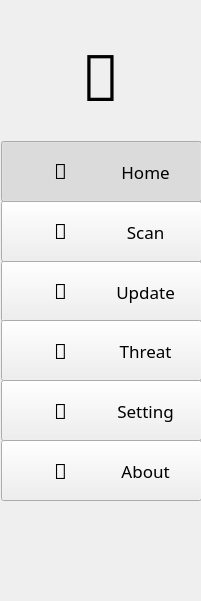
<?xml version="1.0" encoding="UTF-8"?>
<ui version="4.0">
 <class>SideMenuWidget</class>
 <widget class="QWidget" name="SideMenuWidget">
  <property name="geometry">
   <rect>
    <x>0</x>
    <y>0</y>
    <width>201</width>
    <height>601</height>
   </rect>
  </property>
  <property name="windowTitle">
   <string>Form</string>
  </property>
  <widget class="QLabel" name="icon_label">
   <property name="geometry">
    <rect>
     <x>40</x>
     <y>20</y>
     <width>121</width>
     <height>111</height>
    </rect>
   </property>
   <property name="font">
    <font>
     <family>Segoe MDL2 Assets</family>
     <pointsize>48</pointsize>
    </font>
   </property>
   <property name="text">
    <string></string>
   </property>
   <property name="alignment">
    <set>Qt::AlignCenter</set>
   </property>
  </widget>
  <widget class="QLabel" name="background_label">
   <property name="geometry">
    <rect>
     <x>-10</x>
     <y>-10</y>
     <width>221</width>
     <height>621</height>
    </rect>
   </property>
   <property name="text">
    <string/>
   </property>
  </widget>
  <widget class="QPushButton" name="update_pushButton">
   <property name="geometry">
    <rect>
     <x>1</x>
     <y>261</y>
     <width>201</width>
     <height>61</height>
    </rect>
   </property>
   <property name="sizePolicy">
    <sizepolicy hsizetype="Minimum" vsizetype="Minimum">
     <horstretch>0</horstretch>
     <verstretch>0</verstretch>
    </sizepolicy>
   </property>
   <property name="minimumSize">
    <size>
     <width>0</width>
     <height>40</height>
    </size>
   </property>
   <property name="font">
    <font>
     <family>Segoe MDL2 Assets</family>
     <pointsize>13</pointsize>
     <weight>50</weight>
     <bold>false</bold>
    </font>
   </property>
   <property name="text">
    <string>                    Update</string>
   </property>
   <property name="checkable">
    <bool>true</bool>
   </property>
   <property name="checked">
    <bool>false</bool>
   </property>
  </widget>
  <widget class="QPushButton" name="threat_pushButton">
   <property name="geometry">
    <rect>
     <x>1</x>
     <y>320</y>
     <width>201</width>
     <height>61</height>
    </rect>
   </property>
   <property name="sizePolicy">
    <sizepolicy hsizetype="Minimum" vsizetype="Minimum">
     <horstretch>0</horstretch>
     <verstretch>0</verstretch>
    </sizepolicy>
   </property>
   <property name="minimumSize">
    <size>
     <width>0</width>
     <height>40</height>
    </size>
   </property>
   <property name="font">
    <font>
     <family>Segoe MDL2 Assets</family>
     <pointsize>13</pointsize>
     <weight>50</weight>
     <bold>false</bold>
    </font>
   </property>
   <property name="text">
    <string>                    Threat</string>
   </property>
   <property name="checkable">
    <bool>true</bool>
   </property>
  </widget>
  <widget class="QPushButton" name="scan_pushButton">
   <property name="geometry">
    <rect>
     <x>1</x>
     <y>201</y>
     <width>201</width>
     <height>61</height>
    </rect>
   </property>
   <property name="sizePolicy">
    <sizepolicy hsizetype="Minimum" vsizetype="Minimum">
     <horstretch>0</horstretch>
     <verstretch>0</verstretch>
    </sizepolicy>
   </property>
   <property name="minimumSize">
    <size>
     <width>0</width>
     <height>40</height>
    </size>
   </property>
   <property name="font">
    <font>
     <family>Segoe MDL2 Assets</family>
     <pointsize>13</pointsize>
     <weight>50</weight>
     <bold>false</bold>
    </font>
   </property>
   <property name="text">
    <string>                    Scan</string>
   </property>
   <property name="checkable">
    <bool>true</bool>
   </property>
  </widget>
  <widget class="QPushButton" name="home_pushButton">
   <property name="geometry">
    <rect>
     <x>1</x>
     <y>141</y>
     <width>201</width>
     <height>61</height>
    </rect>
   </property>
   <property name="sizePolicy">
    <sizepolicy hsizetype="Minimum" vsizetype="Minimum">
     <horstretch>0</horstretch>
     <verstretch>0</verstretch>
    </sizepolicy>
   </property>
   <property name="minimumSize">
    <size>
     <width>0</width>
     <height>40</height>
    </size>
   </property>
   <property name="font">
    <font>
     <family>Segoe MDL2 Assets</family>
     <pointsize>13</pointsize>
     <weight>50</weight>
     <bold>false</bold>
    </font>
   </property>
   <property name="text">
    <string>                    Home</string>
   </property>
   <property name="checkable">
    <bool>true</bool>
   </property>
   <property name="checked">
    <bool>true</bool>
   </property>
  </widget>
  <widget class="QPushButton" name="setting_pushButton">
   <property name="geometry">
    <rect>
     <x>1</x>
     <y>380</y>
     <width>201</width>
     <height>61</height>
    </rect>
   </property>
   <property name="sizePolicy">
    <sizepolicy hsizetype="Minimum" vsizetype="Minimum">
     <horstretch>0</horstretch>
     <verstretch>0</verstretch>
    </sizepolicy>
   </property>
   <property name="minimumSize">
    <size>
     <width>0</width>
     <height>40</height>
    </size>
   </property>
   <property name="font">
    <font>
     <family>Segoe MDL2 Assets</family>
     <pointsize>13</pointsize>
     <weight>50</weight>
     <bold>false</bold>
    </font>
   </property>
   <property name="text">
    <string>                    Setting</string>
   </property>
   <property name="checkable">
    <bool>true</bool>
   </property>
  </widget>
  <widget class="QPushButton" name="about_pushButton">
   <property name="geometry">
    <rect>
     <x>1</x>
     <y>440</y>
     <width>201</width>
     <height>61</height>
    </rect>
   </property>
   <property name="sizePolicy">
    <sizepolicy hsizetype="Minimum" vsizetype="Minimum">
     <horstretch>0</horstretch>
     <verstretch>0</verstretch>
    </sizepolicy>
   </property>
   <property name="minimumSize">
    <size>
     <width>0</width>
     <height>40</height>
    </size>
   </property>
   <property name="font">
    <font>
     <family>Segoe MDL2 Assets</family>
     <pointsize>13</pointsize>
     <weight>50</weight>
     <bold>false</bold>
    </font>
   </property>
   <property name="text">
    <string>                    About</string>
   </property>
   <property name="checkable">
    <bool>true</bool>
   </property>
  </widget>
  <widget class="QLabel" name="label">
   <property name="geometry">
    <rect>
     <x>30</x>
     <y>140</y>
     <width>61</width>
     <height>61</height>
    </rect>
   </property>
   <property name="font">
    <font>
     <family>Segoe MDL2 Assets</family>
     <pointsize>16</pointsize>
     <weight>75</weight>
     <bold>true</bold>
    </font>
   </property>
   <property name="text">
    <string notr="true"></string>
   </property>
   <property name="alignment">
    <set>Qt::AlignCenter</set>
   </property>
  </widget>
  <widget class="QLabel" name="label_2">
   <property name="geometry">
    <rect>
     <x>30</x>
     <y>200</y>
     <width>61</width>
     <height>61</height>
    </rect>
   </property>
   <property name="font">
    <font>
     <family>Segoe MDL2 Assets</family>
     <pointsize>16</pointsize>
     <weight>75</weight>
     <bold>true</bold>
    </font>
   </property>
   <property name="text">
    <string notr="true"></string>
   </property>
   <property name="alignment">
    <set>Qt::AlignCenter</set>
   </property>
  </widget>
  <widget class="QLabel" name="label_3">
   <property name="geometry">
    <rect>
     <x>30</x>
     <y>260</y>
     <width>61</width>
     <height>61</height>
    </rect>
   </property>
   <property name="font">
    <font>
     <family>Segoe MDL2 Assets</family>
     <pointsize>16</pointsize>
     <weight>75</weight>
     <bold>true</bold>
    </font>
   </property>
   <property name="text">
    <string notr="true"></string>
   </property>
   <property name="alignment">
    <set>Qt::AlignCenter</set>
   </property>
  </widget>
  <widget class="QLabel" name="label_4">
   <property name="geometry">
    <rect>
     <x>30</x>
     <y>320</y>
     <width>61</width>
     <height>61</height>
    </rect>
   </property>
   <property name="font">
    <font>
     <family>Segoe MDL2 Assets</family>
     <pointsize>16</pointsize>
     <weight>75</weight>
     <bold>true</bold>
    </font>
   </property>
   <property name="text">
    <string notr="true"></string>
   </property>
   <property name="alignment">
    <set>Qt::AlignCenter</set>
   </property>
  </widget>
  <widget class="QLabel" name="label_5">
   <property name="geometry">
    <rect>
     <x>30</x>
     <y>380</y>
     <width>61</width>
     <height>61</height>
    </rect>
   </property>
   <property name="font">
    <font>
     <family>Segoe MDL2 Assets</family>
     <pointsize>16</pointsize>
     <weight>75</weight>
     <bold>true</bold>
    </font>
   </property>
   <property name="text">
    <string notr="true"></string>
   </property>
   <property name="alignment">
    <set>Qt::AlignCenter</set>
   </property>
  </widget>
  <widget class="QLabel" name="label_6">
   <property name="geometry">
    <rect>
     <x>30</x>
     <y>440</y>
     <width>61</width>
     <height>61</height>
    </rect>
   </property>
   <property name="font">
    <font>
     <family>Segoe MDL2 Assets</family>
     <pointsize>16</pointsize>
     <weight>75</weight>
     <bold>true</bold>
    </font>
   </property>
   <property name="text">
    <string notr="true"></string>
   </property>
   <property name="alignment">
    <set>Qt::AlignCenter</set>
   </property>
  </widget>
  <zorder>background_label</zorder>
  <zorder>update_pushButton</zorder>
  <zorder>threat_pushButton</zorder>
  <zorder>scan_pushButton</zorder>
  <zorder>home_pushButton</zorder>
  <zorder>setting_pushButton</zorder>
  <zorder>about_pushButton</zorder>
  <zorder>icon_label</zorder>
  <zorder>label</zorder>
  <zorder>label_2</zorder>
  <zorder>label_3</zorder>
  <zorder>label_4</zorder>
  <zorder>label_5</zorder>
  <zorder>label_6</zorder>
 </widget>
 <resources/>
 <connections/>
</ui>
